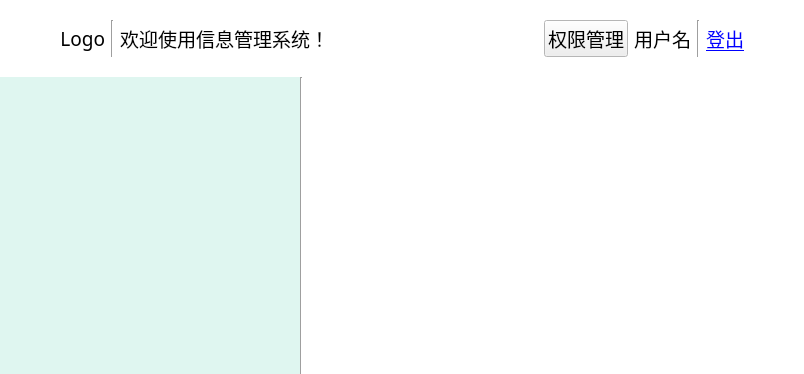
<?xml version="1.0" encoding="UTF-8"?>
<ui version="4.0">
 <class>Form</class>
 <widget class="QWidget" name="Form">
  <property name="geometry">
   <rect>
    <x>0</x>
    <y>0</y>
    <width>804</width>
    <height>374</height>
   </rect>
  </property>
  <property name="palette">
   <palette>
    <active>
     <colorrole role="Base">
      <brush brushstyle="SolidPattern">
       <color alpha="255">
        <red>255</red>
        <green>255</green>
        <blue>255</blue>
       </color>
      </brush>
     </colorrole>
     <colorrole role="Window">
      <brush brushstyle="SolidPattern">
       <color alpha="255">
        <red>255</red>
        <green>255</green>
        <blue>255</blue>
       </color>
      </brush>
     </colorrole>
    </active>
    <inactive>
     <colorrole role="Base">
      <brush brushstyle="SolidPattern">
       <color alpha="255">
        <red>255</red>
        <green>255</green>
        <blue>255</blue>
       </color>
      </brush>
     </colorrole>
     <colorrole role="Window">
      <brush brushstyle="SolidPattern">
       <color alpha="255">
        <red>255</red>
        <green>255</green>
        <blue>255</blue>
       </color>
      </brush>
     </colorrole>
    </inactive>
    <disabled>
     <colorrole role="Base">
      <brush brushstyle="SolidPattern">
       <color alpha="255">
        <red>255</red>
        <green>255</green>
        <blue>255</blue>
       </color>
      </brush>
     </colorrole>
     <colorrole role="Window">
      <brush brushstyle="SolidPattern">
       <color alpha="255">
        <red>255</red>
        <green>255</green>
        <blue>255</blue>
       </color>
      </brush>
     </colorrole>
    </disabled>
   </palette>
  </property>
  <property name="font">
   <font>
    <family>黑体</family>
   </font>
  </property>
  <property name="windowTitle">
   <string>信息管理系统</string>
  </property>
  <layout class="QVBoxLayout" name="verticalLayout">
   <property name="spacing">
    <number>0</number>
   </property>
   <property name="leftMargin">
    <number>0</number>
   </property>
   <property name="topMargin">
    <number>0</number>
   </property>
   <property name="rightMargin">
    <number>0</number>
   </property>
   <property name="bottomMargin">
    <number>0</number>
   </property>
   <item>
    <widget class="QWidget" name="widget_header" native="true">
     <property name="font">
      <font>
       <family>黑体</family>
       <pointsize>14</pointsize>
      </font>
     </property>
     <layout class="QHBoxLayout" name="horizontalLayout">
      <property name="leftMargin">
       <number>20</number>
      </property>
      <property name="topMargin">
       <number>20</number>
      </property>
      <property name="rightMargin">
       <number>20</number>
      </property>
      <property name="bottomMargin">
       <number>20</number>
      </property>
      <item>
       <spacer name="horizontalSpacer_2">
        <property name="orientation">
         <enum>Qt::Horizontal</enum>
        </property>
        <property name="sizeType">
         <enum>QSizePolicy::Fixed</enum>
        </property>
        <property name="sizeHint" stdset="0">
         <size>
          <width>40</width>
          <height>20</height>
         </size>
        </property>
       </spacer>
      </item>
      <item>
       <widget class="QLabel" name="label_logo">
        <property name="font">
         <font>
          <family>黑体</family>
          <pointsize>14</pointsize>
         </font>
        </property>
        <property name="text">
         <string>Logo</string>
        </property>
        <property name="alignment">
         <set>Qt::AlignRight|Qt::AlignTrailing|Qt::AlignVCenter</set>
        </property>
       </widget>
      </item>
      <item>
       <widget class="Line" name="line">
        <property name="orientation">
         <enum>Qt::Vertical</enum>
        </property>
       </widget>
      </item>
      <item>
       <widget class="QLabel" name="label">
        <property name="font">
         <font>
          <family>黑体</family>
          <pointsize>14</pointsize>
         </font>
        </property>
        <property name="text">
         <string>欢迎使用信息管理系统！</string>
        </property>
       </widget>
      </item>
      <item>
       <spacer name="horizontalSpacer">
        <property name="orientation">
         <enum>Qt::Horizontal</enum>
        </property>
        <property name="sizeHint" stdset="0">
         <size>
          <width>40</width>
          <height>20</height>
         </size>
        </property>
       </spacer>
      </item>
      <item>
       <widget class="QPushButton" name="btn_manage">
        <property name="cursor">
         <cursorShape>PointingHandCursor</cursorShape>
        </property>
        <property name="text">
         <string>权限管理</string>
        </property>
       </widget>
      </item>
      <item>
       <widget class="QLabel" name="label_username">
        <property name="font">
         <font>
          <family>黑体</family>
          <pointsize>14</pointsize>
         </font>
        </property>
        <property name="text">
         <string>用户名</string>
        </property>
       </widget>
      </item>
      <item>
       <widget class="Line" name="line_2">
        <property name="orientation">
         <enum>Qt::Vertical</enum>
        </property>
       </widget>
      </item>
      <item>
       <widget class="QLabel" name="label_logout">
        <property name="font">
         <font>
          <family>黑体</family>
          <pointsize>14</pointsize>
         </font>
        </property>
        <property name="text">
         <string>&lt;a href=&quot;#logout&quot;&gt;登出&lt;/a&gt;</string>
        </property>
       </widget>
      </item>
      <item>
       <spacer name="horizontalSpacer_3">
        <property name="orientation">
         <enum>Qt::Horizontal</enum>
        </property>
        <property name="sizeType">
         <enum>QSizePolicy::Fixed</enum>
        </property>
        <property name="sizeHint" stdset="0">
         <size>
          <width>40</width>
          <height>20</height>
         </size>
        </property>
       </spacer>
      </item>
     </layout>
    </widget>
   </item>
   <item>
    <layout class="QHBoxLayout" name="horizontalLayout_2">
     <item>
      <widget class="QScrollArea" name="scrollArea">
       <property name="sizePolicy">
        <sizepolicy hsizetype="Fixed" vsizetype="Expanding">
         <horstretch>0</horstretch>
         <verstretch>0</verstretch>
        </sizepolicy>
       </property>
       <property name="frameShape">
        <enum>QFrame::NoFrame</enum>
       </property>
       <property name="horizontalScrollBarPolicy">
        <enum>Qt::ScrollBarAlwaysOff</enum>
       </property>
       <property name="widgetResizable">
        <bool>true</bool>
       </property>
       <widget class="QWidget" name="scrollAreaWidgetContents">
        <property name="geometry">
         <rect>
          <x>0</x>
          <y>0</y>
          <width>300</width>
          <height>305</height>
         </rect>
        </property>
        <layout class="QHBoxLayout" name="horizontalLayout_3">
         <property name="spacing">
          <number>0</number>
         </property>
         <property name="leftMargin">
          <number>0</number>
         </property>
         <property name="topMargin">
          <number>0</number>
         </property>
         <property name="rightMargin">
          <number>0</number>
         </property>
         <property name="bottomMargin">
          <number>0</number>
         </property>
         <item>
          <widget class="NavigateMenu" name="navigation_widget" native="true">
           <property name="sizePolicy">
            <sizepolicy hsizetype="Fixed" vsizetype="Preferred">
             <horstretch>0</horstretch>
             <verstretch>0</verstretch>
            </sizepolicy>
           </property>
           <property name="minimumSize">
            <size>
             <width>300</width>
             <height>0</height>
            </size>
           </property>
           <property name="palette">
            <palette>
             <active>
              <colorrole role="Base">
               <brush brushstyle="SolidPattern">
                <color alpha="255">
                 <red>255</red>
                 <green>255</green>
                 <blue>255</blue>
                </color>
               </brush>
              </colorrole>
              <colorrole role="Window">
               <brush brushstyle="SolidPattern">
                <color alpha="255">
                 <red>223</red>
                 <green>246</green>
                 <blue>240</blue>
                </color>
               </brush>
              </colorrole>
             </active>
             <inactive>
              <colorrole role="Base">
               <brush brushstyle="SolidPattern">
                <color alpha="255">
                 <red>255</red>
                 <green>255</green>
                 <blue>255</blue>
                </color>
               </brush>
              </colorrole>
              <colorrole role="Window">
               <brush brushstyle="SolidPattern">
                <color alpha="255">
                 <red>223</red>
                 <green>246</green>
                 <blue>240</blue>
                </color>
               </brush>
              </colorrole>
             </inactive>
             <disabled>
              <colorrole role="Base">
               <brush brushstyle="SolidPattern">
                <color alpha="255">
                 <red>223</red>
                 <green>246</green>
                 <blue>240</blue>
                </color>
               </brush>
              </colorrole>
              <colorrole role="Window">
               <brush brushstyle="SolidPattern">
                <color alpha="255">
                 <red>223</red>
                 <green>246</green>
                 <blue>240</blue>
                </color>
               </brush>
              </colorrole>
             </disabled>
            </palette>
           </property>
           <property name="autoFillBackground">
            <bool>true</bool>
           </property>
          </widget>
         </item>
        </layout>
       </widget>
      </widget>
     </item>
     <item>
      <widget class="Line" name="line_3">
       <property name="orientation">
        <enum>Qt::Vertical</enum>
       </property>
      </widget>
     </item>
     <item>
      <widget class="QWidget" name="main_widget" native="true">
       <property name="sizePolicy">
        <sizepolicy hsizetype="Expanding" vsizetype="Preferred">
         <horstretch>0</horstretch>
         <verstretch>0</verstretch>
        </sizepolicy>
       </property>
      </widget>
     </item>
    </layout>
   </item>
  </layout>
 </widget>
 <customwidgets>
  <customwidget>
   <class>NavigateMenu</class>
   <extends>QWidget</extends>
   <header>ui.page_elements.navigate_menu</header>
   <container>1</container>
  </customwidget>
 </customwidgets>
 <resources/>
 <connections/>
</ui>
